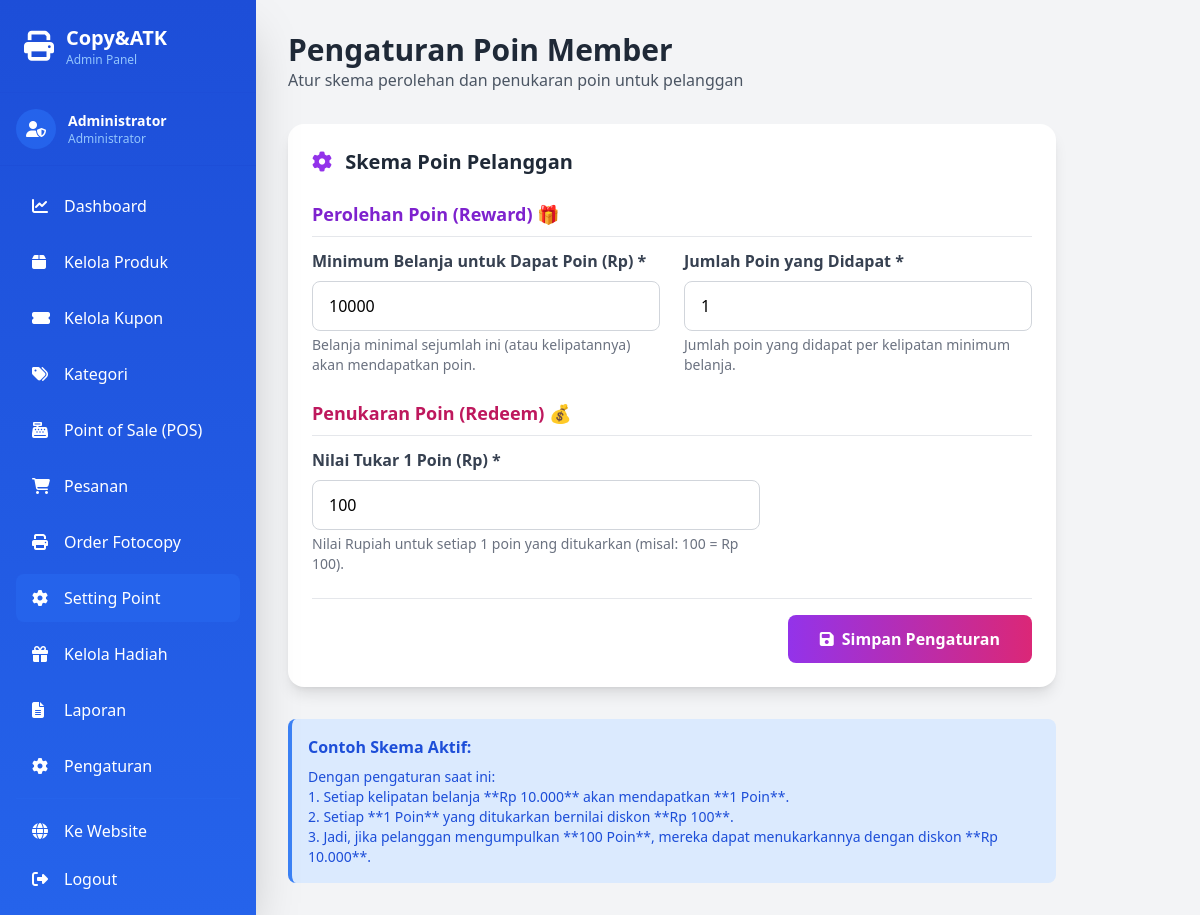
/admin/setting-point.php (signed in), run on the app's committed database.
### tables this page shows
CREATE TABLE `setting_poin` (
  `id` int NOT NULL,
  `min_belanja_dapat_poin` decimal(12,2) NOT NULL DEFAULT '10000.00',
  `jumlah_poin_didapat` int NOT NULL DEFAULT '1',
  `nilai_tukar_satu_poin` decimal(12,2) NOT NULL DEFAULT '100.00',
  `updated_at` timestamp NULL DEFAULT CURRENT_TIMESTAMP ON UPDATE CURRENT_TIMESTAMP
);

### admin/setting-point.php (the view, shortened to what this page needs)
<?php
$db = getDB();
$setting_poin = [];
$query_setting = "SELECT * FROM setting_poin WHERE id = 1";
$result_setting = $db->query($query_setting);
if ($result_setting && $result_setting->num_rows > 0) {
    $setting_poin = $result_setting->fetch_assoc();
}
$min_belanja_dapat_poin = $setting_poin['min_belanja_dapat_poin'];
$jumlah_poin_didapat = $setting_poin['jumlah_poin_didapat'];
$nilai_tukar_satu_poin = $setting_poin['nilai_tukar_satu_poin'];
?>
<!DOCTYPE html>
<html lang="id">
<head>
    <script src="https://cdn.tailwindcss.com"></script>
    <link rel="stylesheet" href="https://cdnjs.cloudflare.com/ajax/libs/font-awesome/6.4.0/css/all.min.css">
</head>
<body class="bg-gray-100">
    <?php include 'includes/sidebar.php'; ?>
    <div class="main-content p-4 md:p-8">
        <div class="flex justify-between items-center mb-8">
            <div>
                <h1 class="text-3xl font-bold text-gray-800">Pengaturan Poin Member</h1>
                <p class="text-gray-600">Atur skema perolehan dan penukaran poin untuk pelanggan</p>
            </div>
        </div>
        <div class="bg-white rounded-2xl shadow-lg p-6 mb-6 max-w-3xl">
            <h2 class="text-xl font-bold text-gray-800 mb-6">
                <i class="fas fa-cog text-purple-600 mr-2"></i>
                Skema Poin Pelanggan
            </h2>
            <form method="POST" action="">
                <h3 class="text-lg font-semibold text-purple-700 mb-3 border-b pb-2">Perolehan Poin (Reward) 🎁</h3>
                <div class="grid grid-cols-1 md:grid-cols-2 gap-6 mb-6">
                    <div>
                        <label class="block text-gray-700 font-semibold mb-2">
                            Minimum Belanja untuk Dapat Poin (Rp) *
                        </label>
                        <input
                            type="number"
                            name="min_belanja_dapat_poin"
                            required
                            min="0"
                            step="1"
                            value="<?= number_format($min_belanja_dapat_poin, 0, '.', '') ?>"
                            class="w-full px-4 py-3 border border-gray-300 rounded-lg focus:outline-none focus:ring-2 focus:ring-purple-600"
                        >
                        <p class="text-sm text-gray-500 mt-1">Belanja minimal sejumlah ini (atau kelipatannya) akan mendapatkan poin.</p>
                    </div>
                    <div>
                        <label class="block text-gray-700 font-semibold mb-2">
                            Jumlah Poin yang Didapat *
                        </label>
                        <input
                            type="number"
                            name="jumlah_poin_didapat"
                            required
                            min="1"
                            step="1"
                            value="<?= (int)$jumlah_poin_didapat ?>"
                            class="w-full px-4 py-3 border border-gray-300 rounded-lg focus:outline-none focus:ring-2 focus:ring-purple-600"
                        >
                        <p class="text-sm text-gray-500 mt-1">Jumlah poin yang didapat per kelipatan minimum belanja.</p>
                    </div>
                </div>
                <h3 class="text-lg font-semibold text-pink-700 mb-3 mt-6 border-b pb-2">Penukaran Poin (Redeem) 💰</h3>
                <div class="mb-6 max-w-md">
                    <label class="block text-gray-700 font-semibold mb-2">
                        Nilai Tukar 1 Poin (Rp) *
                    </label>
                    <input
                        type="number"
                        name="nilai_tukar_satu_poin"
                        required
                        min="1"
                        step="1"
                        value="<?= number_format($nilai_tukar_satu_poin, 0, '.', '') ?>"
                        class="w-full px-4 py-3 border border-gray-300 rounded-lg focus:outline-none focus:ring-2 focus:ring-purple-600"
                    >
                    <p class="text-sm text-gray-500 mt-1">Nilai Rupiah untuk setiap 1 poin yang ditukarkan (misal: 100 = Rp 100).</p>
                </div>
                <div class="flex justify-end pt-4 border-t">
                    <button type="submit" class="bg-gradient-to-r from-purple-600 to-pink-600 text-white px-8 py-3 rounded-lg font-semibold hover:shadow-xl transition">
                        <i class="fas fa-save mr-2"></i>Simpan Pengaturan
                    </button>
                </div>
            </form>
        </div>
        <div class="bg-blue-100 border-l-4 border-blue-500 text-blue-700 p-4 rounded-lg mt-8 max-w-3xl">
            <p class="font-bold mb-2">Contoh Skema Aktif:</p>
            <p class="text-sm">
                Dengan pengaturan saat ini:
                <br>
                1. Setiap kelipatan belanja **Rp <?= number_format($min_belanja_dapat_poin, 0, ',', '.') ?>** akan mendapatkan **<?= $jumlah_poin_didapat ?> Poin**.
                <br>
                2. Setiap **1 Poin** yang ditukarkan bernilai diskon **Rp <?= number_format($nilai_tukar_satu_poin, 0, ',', '.') ?>**.
                <br>
                3. Jadi, jika pelanggan mengumpulkan **100 Poin**, mereka dapat menukarkannya dengan diskon **Rp <?= number_format(100 * $nilai_tukar_satu_poin, 0, ',', '.') ?>**.
            </p>
        </div>
    </div>
</body>
</html>

### admin/includes/admin-styles.php (style rules this page uses)
* { margin: 0; padding: 0; box-sizing: border-box; }
html, body { width: 100%; height: 100%; }
body { display: flex; flex-direction: column; }
.main-content { flex: 1; width: 100%; overflow-y: auto; }
@media (min-width: 769px) { body { flex-direction: row; } }
@media (min-width: 769px) { .main-content { margin-left: 256px; } }

### data on the page
setting_poin: min_belanja_dapat_poin "10000", jumlah_poin_didapat "1", nilai_tukar_satu_poin "100", min_belanja_dapat_poin "10.000", 100*$nilai_tukar_satu_poin "10.000"

### other printed values
$_SESSION['nama'] "Administrator"
